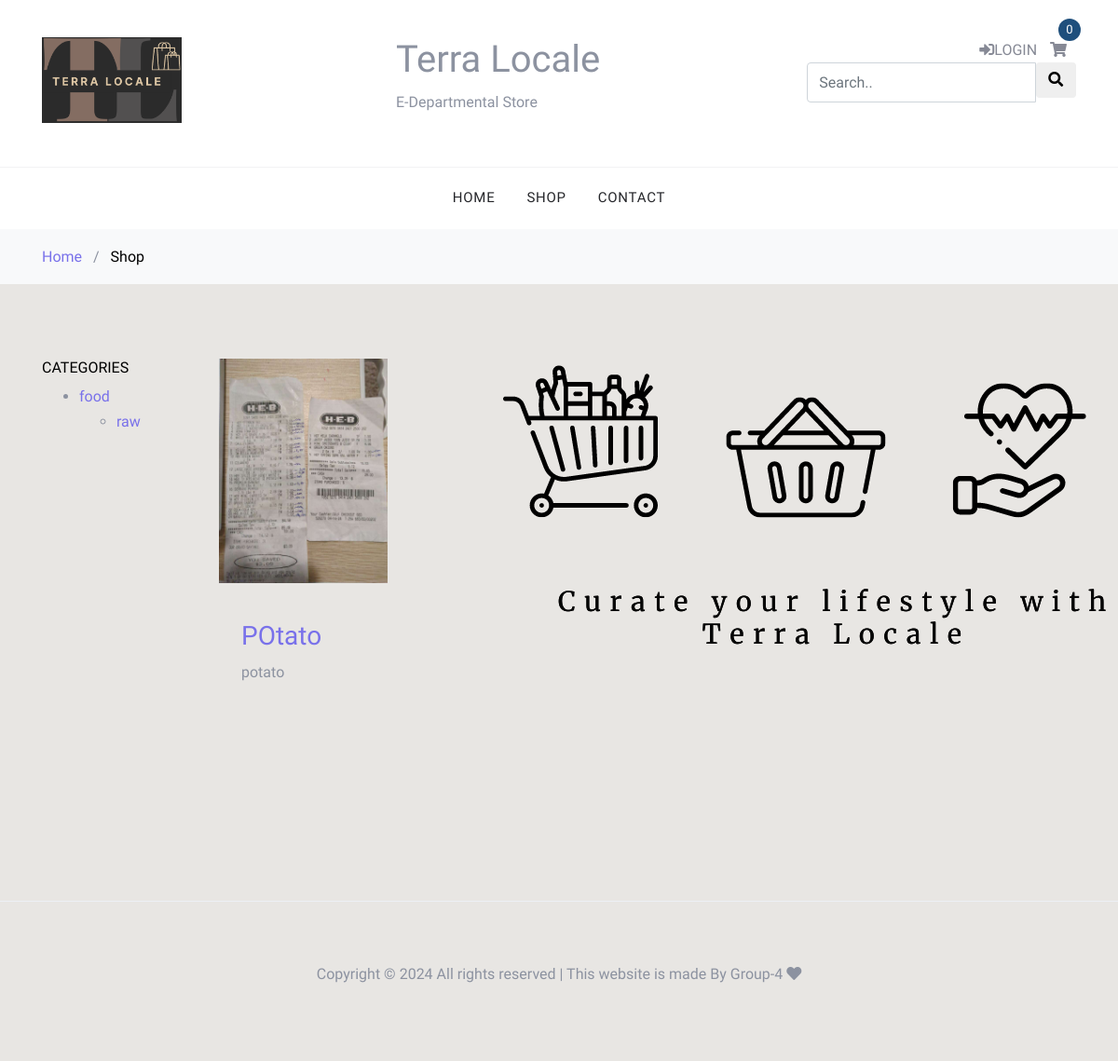
Screenshot of /cart/shop/ with the database file from the repository.
### cart/models.py (models this page shows, shortened)
class Order(models.Model):
    start_date = models.DateTimeField(auto_now_add=True)
    ordered_date = models.DateTimeField(blank=True, null=True)
    ordered = models.BooleanField(default=False)
    user = models.ForeignKey(
        to=User,
        on_delete=models.CASCADE,
        blank=True, null=True,
    )
    billing_address = models.ForeignKey(
        to=Address,
        on_delete=models.SET_NULL,
        related_name='billing_address',
        blank=True, null=True,
    )
    shipping_address = models.ForeignKey(
        to=Address,
        on_delete=models.SET_NULL,
        related_name='shipping_address',
        blank=True, null=True,
    )

class MainCategory(models.Model):
    name=models.CharField(max_length=100)

class Category(models.Model):
    main_category=models.ForeignKey(MainCategory,on_delete=models.CASCADE)
    name = models.CharField(max_length=100)
    class Meta:
        verbose_name: str = 'Category'
        verbose_name_plural: str = "Categories"

class Product(models.Model):
    description = models.TextField()
    slug = models.SlugField(unique=True)
    stock = models.IntegerField(default=0)
    title = models.CharField(max_length=150)
    active = models.BooleanField(default=False)
    updated = models.DateTimeField(auto_now=True)
    created = models.DateTimeField(auto_now_add=True)
    rating=models.FloatField(default=2.5)
    image = models.ImageField(upload_to='product_images')
    available_sizes = models.ManyToManyField(SizeVariation)
    available_colours = models.ManyToManyField(ColourVariation)
    secondary_categories = models.ManyToManyField(to=Category, blank=True)
    price = models.DecimalField(default=0, max_digits=9, decimal_places=2, )
    primary_category = models.ForeignKey(
        to=Category,
        on_delete=models.CASCADE,
        related_name='primary_products',
        blank=True, null=True,
    )
    def get_absolute_url(self) -> str:
        return reverse("cart:product-detail", kwargs={'slug': self.slug})

### cart/views.py (the view)
class ProductListView(generic.ListView):
    template_name: str = 'cart/product_list.html'
    def get_queryset(self):
        qs = Product.objects.all()
        cs=Category.objects.all()
        main_category=self.request.GET.get('mainCategory',None)
        category = self.request.GET.get('category', None)
        print("vaues",cs.filter(Q(main_category__name=main_category)))
        if not main_category:
            if not category:
                return qs
            return qs.filter(
                Q(primary_category__name=category) |
                Q(secondary_categories__name=category)
            ).distinct()
        return qs.filter(primary_category__in = cs.filter(Q(main_category__name=main_category)))
    def get_context_data(self, **kwargs) -> Dict[str, Any]:
        context = super(ProductListView, self).get_context_data(**kwargs)
        context.update({"categories": Category.objects.values("name")})
        context.update({"mainCategory":MainCategory.objects.all().order_by('name')})
        return context

### cart/templatetags/cart_template_tags.py (called while the page is built)
@register.filter
def cart_item_count(request) -> int:
    order = get_or_set_order_session(request)
    count: int = order.items.count()
    return count

### cart/utils.py (called while the page is built)
def get_or_set_order_session(request) -> Order:
    order_id: Optional[int] = request.session.get('order_id', None)
    if order_id is not None:
        order, _ = Order.objects.get_or_create(id=order_id, ordered=False)
        request.session['order_id'] = order.id
    else:
        order = Order.objects.create()
        request.session['order_id'] = order.id
    if request.user.is_authenticated and order.user is None:
        order.user = request.user
        order.save(update_fields=['user', ])
    return order

### ecom/settings/templates/cart/product_list.html
{% extends "base.html" %}
{% block content %}
<div class="bg-light py-3">
    <div class="container">
        <div class="row">
            <div class="col-md-12 mb-0">
                <a href="{% url 'home' %}">Home</a>
                <span class="mx-2 mb-0">/</span>
                <strong class="text-black">Shop</strong>
            </div>
        </div>
    </div>
</div>
<div class="site-section">
    <div class="container">
        <div class="row">
        <div class="col-2">
                <h3 class="h6 text-uppercase text-black">Categories</h3>
                <ul>
                    {% for maincategory in mainCategory %}
                    <li class="mb-1">
                        <a href="{% url 'cart:product-list' %}?mainCategory={{maincategory.name}}" class="d-flex">
                            <span>{{ maincategory.name }}</span>  <i class="far fa-angle-down"></i>
                        </a>
                        <ul class="mega-menu">
                            {% for category in maincategory.category_set.all %}
                            <li class="mb-2">
                                <a href="{% url 'cart:product-list'%}?category={{category.name}}" class="d-flex">
                                    <span>{{ category.name }}</span>
                                </a>
                            </li>
                            {% endfor %}
                        </ul>
                    </li>
                    {% endfor %}
                </ul>
        </div>
        <div class="col">
        <div class="row mb-5">
            <div class="col-md-8 mb-2">
                <div class="row mb-5" >
                    {% for product in object_list %}
                        <div class="col-sm-6 col-md-6 col-lg-4 mb-4" data-aos='fade-up' style="background: rgba(232,230,227,255);" >
                            <figure class="block-4-image">
                                <a href="{{ product.get_absolute_url }}"><img src="{{ product.image.url }}" class="img-fluid"></a>
                            </figure>
                            <div class="block-4-text p-4">
                                <a href="{{ product.get_absolute_url }}">
                                    <h3>{{ product.title }}</h3>
                                </a>
                                <p class="mb-0">{{ product.description }}</p>
                            </div>
                        </div>
                    {% endfor %}
                </div>
            </div>
        </div>
    </div>
    </div>
    </div>
</div>
{% endblock content %}

### ecom/settings/templates/base.html (shortened to what this page needs)
{% load static %}
{% load cart_template_tags %}
<!DOCTYPE html>
<html lang="en">
<head >
    <link rel="stylesheet" type="text/css" href="{% static 'fonts/icomoon/style.css' %}">
    <link rel="stylesheet" type="text/css" href="{% static 'css/bootstrap.min.css' %}">
    <link rel="stylesheet" type="text/css" href="{% static 'css/magnific-popup.css' %}">
    <link rel="stylesheet" type="text/css" href="{% static 'css/jquery-ui.css' %}">
    <link rel="stylesheet" type="text/css" href="{% static 'css/owl.carousel.min.css' %}">
    <link rel="stylesheet" type="text/css" href="{% static 'css/owl.theme.default.min.css' %}">
    <link rel="stylesheet" type="text/css" href="{% static 'css/aos.css' %}">
    <link rel="stylesheet" type="text/css" href="{% static 'css/style.css' %}">
    <link rel="stylesheet" type="text/css" href="https://cdnjs.cloudflare.com/ajax/libs/font-awesome/5.12.1/css/all.min.css"
/>
</head>
<body >
<div class="site-wrap">
    <header class="site-navbar" role="banner" >
        <div class="site-navbar-top">
            <div class="container">
                <div class="row ">
                    <div class="col-sm">
                        <div>
                            <a href="{% url 'home' %}">
                                <img class="img-fluid" src="{% static 'images/logo.png' %}" style="max-width: 150px;"/>
                                </a>
                        </div>
                    </div>
                    <div class="col-sm"><h1>Terra Locale</h1> <p>E-Departmental Store</p></div>
                    <div class="col-6 col-md-4 order-3 order-md-3 text-right">
                        <div class="site-top-icons">
                            <ul>
                                <li>
                                    {% if request.user.is_authenticated %}
                                        <a href="{% url 'profile' %}"><span>My Profile<i class="fas fa-user"></i></span></a>
                                    {% else %}
                                        <a href="{% url 'account_login' %}"><span><i
                                                class="fas fa-sign-in-alt"></i>LOGIN</span></a>
                                    {% endif %}
                                </li>
                                <li>
                                    <a href="{% url 'cart:summary' %}" class="site-cart">
                                        <span><i class="fas fa-shopping-cart"></i></span>
                                        <span class="count">{{ request|cart_item_count }}</span>
                                    </a>
                                </li>
                                <li>
                                    <form class="searchclass" action="{% url 'search' %}" style="margin:auto;max-width:300px" method="get" role="search">
                                        <div class="input-group add-on">
                                            <input class="form-control" placeholder="Search.." id="srch-term" type="text" name="search" height=20px>
                                            <div class="input-group-btn">
                                                <button class="btn btn-default" type="submit"><i class="fa fa-search"></i></button>
                                            </div>
                                        </div>
                                    </form>
                                </li>
                            </ul>
                        </div>
                    </div>
                </div>
            </div>
        </div>
        {% include 'navbar.html' %}
    </header>
    {% block content %}
    {% endblock content %}
    {% include 'footer.html' %}
</div>
</body>
</html>

### ecom/settings/static/css/style.css (style rules this page uses)
body { line-height: 1.7; color: #8c92a0; font-weight: 300; font-size: 16px; }
a { -webkit-transition: .3s all ease; -o-transition: .3s all ease; transition: .3s all ease; }
.text-black { color: #000; }
.site-wrap:before { -webkit-transition: .3s all ease-in-out; -o-transition: .3s all ease-in-out; transition: .3s all ease-in-out; background: rgba(0, 0, 0, 0.6); content: ""; position: absolute; z-index: 2000; top: 0; left: 0; right: 0; bottom: 0; opacity: 0; visibility: hidden; }
.btn { text-transform: uppercase; position: relative; -webkit-transition: 0.2s all ease-in-out !important; -o-transition: 0.2s all ease-in-out !important; transition: 0.2s all ease-in-out !important; top: 0; letter-spacing: .05em; }
.form-control { height: 43px; }
.site-section { padding: 2.5em 0; }
@media (min-width: 768px) { .site-section { padding: 5em 0; } }
.site-navbar { background: #fff; margin-bottom: 0px; z-index: 1999; position: relative; }
.site-navbar .site-navbar-top { border-bottom: 1px solid #f3f3f4; padding-top: 20px; padding-bottom: 20px; margin-bottom: 0px; }
@media (min-width: 768px) { .site-navbar .site-navbar-top { padding-top: 40px; padding-bottom: 40px; } }
.site-navbar a { color: #868995; }
.site-navbar .site-top-icons ul, .site-navbar .site-top-icons ul li { padding: 0; margin: 0; list-style: none; }
.site-navbar .site-top-icons ul li { display: inline-block; }
.site-navbar .site-top-icons ul li a { margin-right: 10px; }
.site-navbar .site-top-icons ul li a.site-cart { display: block; position: relative; }
.site-navbar .site-top-icons ul li a.site-cart .count { position: absolute; top: 0; right: 0; margin-right: -15px; margin-top: -20px; font-size: 13px; width: 24px; height: 24px; line-height: 24px; border-radius: 50%; display: block; text-align: center; background: #1f4f7c; color: #fff; -webkit-transition: .2s all ease-in-out; -o-transition: .2s all ease-in-out; transition: .2s all ease-in-out; }

### rows the page displays
MainCategory: name "food"
Category: name "raw"
Product: image (picture), title "POtato", description "potato"
